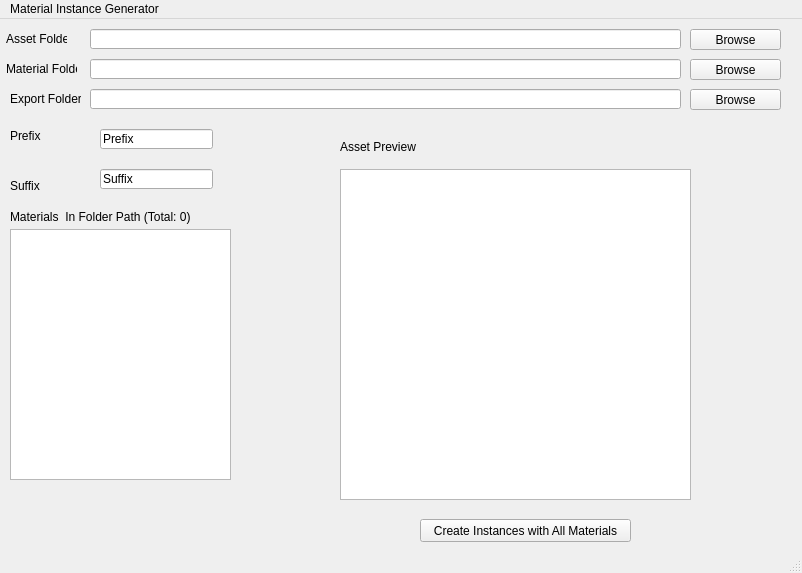
<?xml version="1.0" encoding="UTF-8"?>
<ui version="4.0">
 <class>MainWindow</class>
 <widget class="QMainWindow" name="MainWindow">
  <property name="geometry">
   <rect>
    <x>0</x>
    <y>0</y>
    <width>802</width>
    <height>573</height>
   </rect>
  </property>
  <property name="windowTitle">
   <string>MainWindow</string>
  </property>
  <property name="toolTip">
   <string>&lt;html&gt;&lt;head/&gt;&lt;body&gt;&lt;p&gt;&lt;br/&gt;&lt;/p&gt;&lt;/body&gt;&lt;/html&gt;</string>
  </property>
  <widget class="QWidget" name="centralwidget">
   <widget class="QPushButton" name="asset_browse">
    <property name="geometry">
     <rect>
      <x>690</x>
      <y>10</y>
      <width>91</width>
      <height>21</height>
     </rect>
    </property>
    <property name="text">
     <string>Browse</string>
    </property>
   </widget>
   <widget class="QLineEdit" name="asset_line">
    <property name="geometry">
     <rect>
      <x>90</x>
      <y>10</y>
      <width>591</width>
      <height>20</height>
     </rect>
    </property>
   </widget>
   <widget class="QLabel" name="label">
    <property name="geometry">
     <rect>
      <x>6</x>
      <y>10</y>
      <width>61</width>
      <height>20</height>
     </rect>
    </property>
    <property name="text">
     <string>Asset Folder</string>
    </property>
   </widget>
   <widget class="QListWidget" name="asset_preview">
    <property name="geometry">
     <rect>
      <x>340</x>
      <y>150</y>
      <width>351</width>
      <height>331</height>
     </rect>
    </property>
   </widget>
   <widget class="QLineEdit" name="prefix_edit">
    <property name="geometry">
     <rect>
      <x>100</x>
      <y>110</y>
      <width>113</width>
      <height>20</height>
     </rect>
    </property>
    <property name="text">
     <string>Prefix</string>
    </property>
   </widget>
   <widget class="QLineEdit" name="suffix_edit">
    <property name="geometry">
     <rect>
      <x>100</x>
      <y>150</y>
      <width>113</width>
      <height>20</height>
     </rect>
    </property>
    <property name="text">
     <string>Suffix</string>
    </property>
   </widget>
   <widget class="QPushButton" name="create_instances_button">
    <property name="geometry">
     <rect>
      <x>420</x>
      <y>500</y>
      <width>211</width>
      <height>23</height>
     </rect>
    </property>
    <property name="text">
     <string>Create Instances with All Materials</string>
    </property>
   </widget>
   <widget class="QLabel" name="label_2">
    <property name="geometry">
     <rect>
      <x>10</x>
      <y>190</y>
      <width>181</width>
      <height>16</height>
     </rect>
    </property>
    <property name="text">
     <string>Materials  In Folder Path (Total: 0)</string>
    </property>
   </widget>
   <widget class="QLabel" name="label_4">
    <property name="geometry">
     <rect>
      <x>10</x>
      <y>110</y>
      <width>47</width>
      <height>13</height>
     </rect>
    </property>
    <property name="text">
     <string>Prefix</string>
    </property>
   </widget>
   <widget class="QLabel" name="label_5">
    <property name="geometry">
     <rect>
      <x>10</x>
      <y>160</y>
      <width>47</width>
      <height>13</height>
     </rect>
    </property>
    <property name="text">
     <string>Suffix</string>
    </property>
   </widget>
   <widget class="QLineEdit" name="material_folder">
    <property name="geometry">
     <rect>
      <x>90</x>
      <y>40</y>
      <width>591</width>
      <height>20</height>
     </rect>
    </property>
   </widget>
   <widget class="QPushButton" name="material_browse">
    <property name="geometry">
     <rect>
      <x>690</x>
      <y>40</y>
      <width>91</width>
      <height>21</height>
     </rect>
    </property>
    <property name="text">
     <string>Browse</string>
    </property>
   </widget>
   <widget class="QLabel" name="label_3">
    <property name="geometry">
     <rect>
      <x>6</x>
      <y>40</y>
      <width>71</width>
      <height>20</height>
     </rect>
    </property>
    <property name="text">
     <string>Material Folder</string>
    </property>
   </widget>
   <widget class="QLineEdit" name="export_folder">
    <property name="geometry">
     <rect>
      <x>90</x>
      <y>70</y>
      <width>591</width>
      <height>20</height>
     </rect>
    </property>
   </widget>
   <widget class="QLabel" name="label_9">
    <property name="geometry">
     <rect>
      <x>10</x>
      <y>70</y>
      <width>71</width>
      <height>20</height>
     </rect>
    </property>
    <property name="text">
     <string>Export Folder:</string>
    </property>
   </widget>
   <widget class="QPushButton" name="export_browse">
    <property name="geometry">
     <rect>
      <x>690</x>
      <y>70</y>
      <width>91</width>
      <height>21</height>
     </rect>
    </property>
    <property name="text">
     <string>Browse</string>
    </property>
   </widget>
   <widget class="QLabel" name="label_6">
    <property name="geometry">
     <rect>
      <x>340</x>
      <y>120</y>
      <width>181</width>
      <height>16</height>
     </rect>
    </property>
    <property name="text">
     <string>Asset Preview</string>
    </property>
   </widget>
   <widget class="QGraphicsView" name="folder_items_list">
    <property name="geometry">
     <rect>
      <x>10</x>
      <y>210</y>
      <width>221</width>
      <height>251</height>
     </rect>
    </property>
   </widget>
  </widget>
  <widget class="QMenuBar" name="menubar">
   <property name="geometry">
    <rect>
     <x>0</x>
     <y>0</y>
     <width>802</width>
     <height>21</height>
    </rect>
   </property>
   <widget class="QMenu" name="menuMaterail_Instance_Generator">
    <property name="title">
     <string>Material Instance Generator</string>
    </property>
   </widget>
   <addaction name="menuMaterail_Instance_Generator"/>
  </widget>
  <widget class="QStatusBar" name="statusbar"/>
 </widget>
 <resources/>
 <connections/>
</ui>
